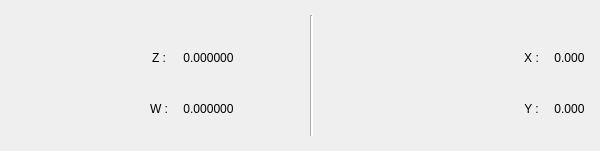
<?xml version="1.0" encoding="UTF-8"?>
<ui version="4.0">
 <class>widget_ui</class>
 <widget class="QWidget" name="widget_ui">
  <property name="enabled">
   <bool>true</bool>
  </property>
  <property name="geometry">
   <rect>
    <x>0</x>
    <y>0</y>
    <width>600</width>
    <height>151</height>
   </rect>
  </property>
  <property name="minimumSize">
   <size>
    <width>600</width>
    <height>151</height>
   </size>
  </property>
  <property name="maximumSize">
   <size>
    <width>600</width>
    <height>151</height>
   </size>
  </property>
  <property name="autoFillBackground">
   <bool>false</bool>
  </property>
  <property name="styleSheet">
   <string notr="true"/>
  </property>
  <layout class="QGridLayout" name="central_layout">
   <property name="sizeConstraint">
    <enum>QLayout::SetMinimumSize</enum>
   </property>
   <property name="margin">
    <number>15</number>
   </property>
   <property name="spacing">
    <number>15</number>
   </property>
   <item row="3" column="1">
    <widget class="QLabel" name="rot_w_label">
     <property name="maximumSize">
      <size>
       <width>30</width>
       <height>16777215</height>
      </size>
     </property>
     <property name="styleSheet">
      <string notr="true"/>
     </property>
     <property name="text">
      <string>W :</string>
     </property>
     <property name="alignment">
      <set>Qt::AlignCenter</set>
     </property>
    </widget>
   </item>
   <item row="4" column="1" colspan="2">
    <spacer name="verticalSpacer">
     <property name="orientation">
      <enum>Qt::Vertical</enum>
     </property>
     <property name="sizeType">
      <enum>QSizePolicy::Fixed</enum>
     </property>
     <property name="sizeHint" stdset="0">
      <size>
       <width>20</width>
       <height>10</height>
      </size>
     </property>
    </spacer>
   </item>
   <item row="2" column="1">
    <widget class="QLabel" name="rot_z_label">
     <property name="maximumSize">
      <size>
       <width>30</width>
       <height>16777215</height>
      </size>
     </property>
     <property name="styleSheet">
      <string notr="true"/>
     </property>
     <property name="text">
      <string>Z :</string>
     </property>
     <property name="alignment">
      <set>Qt::AlignCenter</set>
     </property>
    </widget>
   </item>
   <item row="2" column="2">
    <widget class="QLabel" name="rot_z">
     <property name="sizePolicy">
      <sizepolicy hsizetype="Fixed" vsizetype="Preferred">
       <horstretch>0</horstretch>
       <verstretch>0</verstretch>
      </sizepolicy>
     </property>
     <property name="minimumSize">
      <size>
       <width>0</width>
       <height>0</height>
      </size>
     </property>
     <property name="maximumSize">
      <size>
       <width>100</width>
       <height>16777215</height>
      </size>
     </property>
     <property name="styleSheet">
      <string notr="true"/>
     </property>
     <property name="text">
      <string>0.000000</string>
     </property>
     <property name="alignment">
      <set>Qt::AlignCenter</set>
     </property>
    </widget>
   </item>
   <item row="3" column="2">
    <widget class="QLabel" name="rot_w">
     <property name="sizePolicy">
      <sizepolicy hsizetype="Fixed" vsizetype="Preferred">
       <horstretch>0</horstretch>
       <verstretch>0</verstretch>
      </sizepolicy>
     </property>
     <property name="minimumSize">
      <size>
       <width>0</width>
       <height>0</height>
      </size>
     </property>
     <property name="maximumSize">
      <size>
       <width>100</width>
       <height>16777215</height>
      </size>
     </property>
     <property name="styleSheet">
      <string notr="true"/>
     </property>
     <property name="text">
      <string>0.000000</string>
     </property>
     <property name="alignment">
      <set>Qt::AlignCenter</set>
     </property>
    </widget>
   </item>
   <item row="2" column="7">
    <widget class="QLabel" name="trans_x_label">
     <property name="maximumSize">
      <size>
       <width>30</width>
       <height>16777215</height>
      </size>
     </property>
     <property name="styleSheet">
      <string notr="true"/>
     </property>
     <property name="text">
      <string>X :</string>
     </property>
     <property name="alignment">
      <set>Qt::AlignCenter</set>
     </property>
    </widget>
   </item>
   <item row="1" column="1" colspan="2">
    <spacer name="verticalSpacer_2">
     <property name="orientation">
      <enum>Qt::Vertical</enum>
     </property>
     <property name="sizeType">
      <enum>QSizePolicy::Fixed</enum>
     </property>
     <property name="sizeHint" stdset="0">
      <size>
       <width>20</width>
       <height>10</height>
      </size>
     </property>
    </spacer>
   </item>
   <item row="2" column="8">
    <widget class="QLabel" name="trans_x">
     <property name="sizePolicy">
      <sizepolicy hsizetype="Fixed" vsizetype="Preferred">
       <horstretch>0</horstretch>
       <verstretch>0</verstretch>
      </sizepolicy>
     </property>
     <property name="minimumSize">
      <size>
       <width>0</width>
       <height>0</height>
      </size>
     </property>
     <property name="maximumSize">
      <size>
       <width>100</width>
       <height>16777215</height>
      </size>
     </property>
     <property name="styleSheet">
      <string notr="true"/>
     </property>
     <property name="text">
      <string>0.000</string>
     </property>
     <property name="alignment">
      <set>Qt::AlignCenter</set>
     </property>
    </widget>
   </item>
   <item row="3" column="7">
    <widget class="QLabel" name="trans_y_label">
     <property name="maximumSize">
      <size>
       <width>30</width>
       <height>16777215</height>
      </size>
     </property>
     <property name="styleSheet">
      <string notr="true"/>
     </property>
     <property name="text">
      <string>Y :</string>
     </property>
     <property name="alignment">
      <set>Qt::AlignCenter</set>
     </property>
    </widget>
   </item>
   <item row="3" column="8">
    <widget class="QLabel" name="trans_y">
     <property name="sizePolicy">
      <sizepolicy hsizetype="Fixed" vsizetype="Preferred">
       <horstretch>0</horstretch>
       <verstretch>0</verstretch>
      </sizepolicy>
     </property>
     <property name="minimumSize">
      <size>
       <width>0</width>
       <height>0</height>
      </size>
     </property>
     <property name="maximumSize">
      <size>
       <width>100</width>
       <height>16777215</height>
      </size>
     </property>
     <property name="styleSheet">
      <string notr="true"/>
     </property>
     <property name="text">
      <string>0.000</string>
     </property>
     <property name="alignment">
      <set>Qt::AlignCenter</set>
     </property>
    </widget>
   </item>
   <item row="1" column="4" rowspan="4">
    <widget class="Line" name="line">
     <property name="styleSheet">
      <string notr="true">background-color: rgb(255, 255, 255);</string>
     </property>
     <property name="orientation">
      <enum>Qt::Vertical</enum>
     </property>
    </widget>
   </item>
   <item row="4" column="7" colspan="2">
    <spacer name="verticalSpacer_3">
     <property name="orientation">
      <enum>Qt::Vertical</enum>
     </property>
     <property name="sizeType">
      <enum>QSizePolicy::Fixed</enum>
     </property>
     <property name="sizeHint" stdset="0">
      <size>
       <width>20</width>
       <height>10</height>
      </size>
     </property>
    </spacer>
   </item>
   <item row="1" column="0" rowspan="4">
    <widget class="QLabel" name="rot_label">
     <property name="sizePolicy">
      <sizepolicy hsizetype="Expanding" vsizetype="Expanding">
       <horstretch>0</horstretch>
       <verstretch>0</verstretch>
      </sizepolicy>
     </property>
     <property name="minimumSize">
      <size>
       <width>120</width>
       <height>120</height>
      </size>
     </property>
     <property name="styleSheet">
      <string notr="true"/>
     </property>
     <property name="text">
      <string/>
     </property>
    </widget>
   </item>
   <item row="1" column="6" rowspan="4">
    <widget class="QLabel" name="trans_label">
     <property name="sizePolicy">
      <sizepolicy hsizetype="Expanding" vsizetype="Expanding">
       <horstretch>0</horstretch>
       <verstretch>0</verstretch>
      </sizepolicy>
     </property>
     <property name="minimumSize">
      <size>
       <width>120</width>
       <height>120</height>
      </size>
     </property>
     <property name="styleSheet">
      <string notr="true"/>
     </property>
     <property name="text">
      <string/>
     </property>
    </widget>
   </item>
   <item row="1" column="5" rowspan="4">
    <spacer name="horizontalSpacer">
     <property name="orientation">
      <enum>Qt::Horizontal</enum>
     </property>
     <property name="sizeHint" stdset="0">
      <size>
       <width>40</width>
       <height>20</height>
      </size>
     </property>
    </spacer>
   </item>
   <item row="1" column="3" rowspan="4">
    <spacer name="horizontalSpacer_2">
     <property name="orientation">
      <enum>Qt::Horizontal</enum>
     </property>
     <property name="sizeHint" stdset="0">
      <size>
       <width>40</width>
       <height>20</height>
      </size>
     </property>
    </spacer>
   </item>
  </layout>
 </widget>
 <layoutdefault spacing="10" margin="11"/>
 <resources/>
 <connections/>
</ui>
